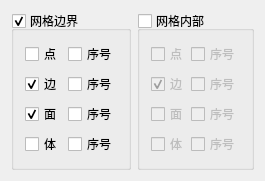
<?xml version="1.0" encoding="UTF-8"?>
<ui version="4.0">
 <class>MeshRenderControlWidget</class>
 <widget class="QWidget" name="MeshRenderControlWidget">
  <property name="geometry">
   <rect>
    <x>0</x>
    <y>0</y>
    <width>237</width>
    <height>132</height>
   </rect>
  </property>
  <property name="windowTitle">
   <string>MeshRenderControlWidget</string>
  </property>
  <layout class="QHBoxLayout" name="horizontalLayout">
   <item>
    <widget class="QGroupBox" name="groupBox_Mesh_Boundary">
     <property name="title">
      <string>网格边界</string>
     </property>
     <property name="checkable">
      <bool>true</bool>
     </property>
     <layout class="QGridLayout" name="gridLayout">
      <item row="2" column="1">
       <widget class="QCheckBox" name="checkBox_Boundary_Faces_Indices">
        <property name="text">
         <string>序号</string>
        </property>
       </widget>
      </item>
      <item row="1" column="0">
       <widget class="QCheckBox" name="checkBox_Boundary_Edges">
        <property name="text">
         <string>边</string>
        </property>
        <property name="checked">
         <bool>true</bool>
        </property>
       </widget>
      </item>
      <item row="1" column="1">
       <widget class="QCheckBox" name="checkBox_Boundary_Edges_Indices">
        <property name="text">
         <string>序号</string>
        </property>
       </widget>
      </item>
      <item row="0" column="1">
       <widget class="QCheckBox" name="checkBox_Boundary_Vertices_Indices">
        <property name="enabled">
         <bool>true</bool>
        </property>
        <property name="text">
         <string>序号</string>
        </property>
       </widget>
      </item>
      <item row="0" column="0">
       <widget class="QCheckBox" name="checkBox_Boundary_Vertices">
        <property name="text">
         <string>点</string>
        </property>
       </widget>
      </item>
      <item row="2" column="0">
       <widget class="QCheckBox" name="checkBox_Boundary_Faces">
        <property name="text">
         <string>面</string>
        </property>
        <property name="checked">
         <bool>true</bool>
        </property>
       </widget>
      </item>
      <item row="3" column="0">
       <widget class="QCheckBox" name="checkBox_Boundary_Cells">
        <property name="text">
         <string>体</string>
        </property>
       </widget>
      </item>
      <item row="3" column="1">
       <widget class="QCheckBox" name="checkBox_Boundary_Cells_Indices">
        <property name="text">
         <string>序号</string>
        </property>
       </widget>
      </item>
     </layout>
    </widget>
   </item>
   <item>
    <widget class="QGroupBox" name="groupBox_Mesh_Inner">
     <property name="title">
      <string>网格内部</string>
     </property>
     <property name="checkable">
      <bool>true</bool>
     </property>
     <property name="checked">
      <bool>false</bool>
     </property>
     <layout class="QGridLayout" name="gridLayout_2">
      <property name="horizontalSpacing">
       <number>3</number>
      </property>
      <item row="0" column="0">
       <widget class="QCheckBox" name="checkBox_Inner_Vertices">
        <property name="text">
         <string>点</string>
        </property>
       </widget>
      </item>
      <item row="0" column="1">
       <widget class="QCheckBox" name="checkBox_Inner_Vertices_Indices">
        <property name="enabled">
         <bool>false</bool>
        </property>
        <property name="text">
         <string>序号</string>
        </property>
       </widget>
      </item>
      <item row="1" column="0">
       <widget class="QCheckBox" name="checkBox_Inner_Edges">
        <property name="text">
         <string>边</string>
        </property>
        <property name="checked">
         <bool>true</bool>
        </property>
       </widget>
      </item>
      <item row="1" column="1">
       <widget class="QCheckBox" name="checkBox_Inner_Edges_Indices">
        <property name="text">
         <string>序号</string>
        </property>
       </widget>
      </item>
      <item row="2" column="1">
       <widget class="QCheckBox" name="checkBox_Inner_Faces_Indices">
        <property name="text">
         <string>序号</string>
        </property>
       </widget>
      </item>
      <item row="2" column="0">
       <widget class="QCheckBox" name="checkBox_Inner_Faces">
        <property name="text">
         <string>面</string>
        </property>
       </widget>
      </item>
      <item row="3" column="0">
       <widget class="QCheckBox" name="checkBox_Inner_Cells">
        <property name="text">
         <string>体</string>
        </property>
       </widget>
      </item>
      <item row="3" column="1">
       <widget class="QCheckBox" name="checkBox_Inner_Cells_Indices">
        <property name="text">
         <string>序号</string>
        </property>
       </widget>
      </item>
     </layout>
    </widget>
   </item>
  </layout>
 </widget>
 <layoutdefault spacing="6" margin="11"/>
 <resources/>
 <connections/>
</ui>
